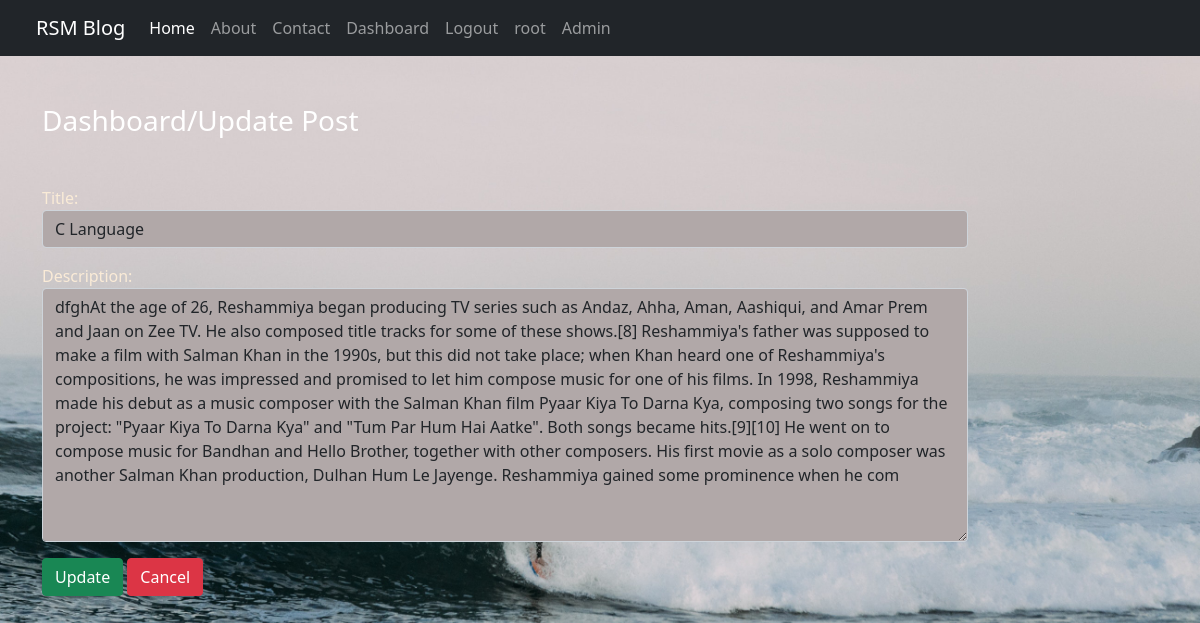
The page /updatepost/2/ (signed in) on the database its author committed.
### miniblog/models.py (models this page shows)
class Post(models.Model):
    title = models.CharField(max_length=150)
    desc = models.TextField()
    uname = models.CharField(max_length=150)
    time = models.DateTimeField(auto_now=True)

### miniblog/views.py (the view)
# urls.py: path('updatepost/<int:id>/',views.update_post,name="updatepost"),
def update_post(request,id):
    if request.user.is_authenticated:
        if request.method == 'POST':
            pi = Post.objects.get(pk=id)
            form = PostForm(request.POST, instance=pi)
            if form.is_valid():
                form.save()
                form =PostForm()
        else:
            pi = Post.objects.get(pk=id)
            form = PostForm(instance=pi)
        return render(request,'miniblog/updatepost.html',{'form':form})
    else:
        return redirect('/login/')

### miniblog/forms.py
class PostForm(forms.ModelForm):
    class Meta:
        model = Post
        fields = ['title','desc']
        labels ={'title':'Title','desc':'Description'}
        widgets = {'title':forms.TextInput(attrs={'class':'form-control'}),'desc':forms.Textarea(attrs={'class':'form-control'})}

### miniblog/templates/miniblog/updatepost.html (shortened to what this page needs)
{% extends 'miniblog/base.html' %}
{% load static %}
{% block content %}
<div class="col-sm-10">
    <h3 class="text-white my-5">Dashboard/Update Post</h3>
    <form action="" method="post">
        {{form.as_p}}
        <input type="submit" value="Update" class="btn btn-success">
        <a href="{% url 'dashboard' %}"  class="btn btn-danger">Cancel</a>
    </form>
</div>
{% endblock content %}

### miniblog/templates/miniblog/navbar.html (shortened to what this page needs)
<nav class="navbar navbar-expand-lg navbar-dark bg-dark">
  <div class="container-fluid">
    <a class="navbar-brand" href="#">RSM Blog</a>
    <div class="collapse navbar-collapse" id="navbarNav">
      <ul class="navbar-nav">
        <li class="nav-item">
          <a class="nav-link active" aria-current="page" href="/">Home</a>
        </li>
        <li class="nav-item">
          <a class="nav-link" href="{% url 'about' %}">About</a>
        </li>
        <li class="nav-item">
          <a class="nav-link" href="{% url 'Contact' %}">Contact</a>
        </li>
        {% if request.user.is_authenticated %}
       <li class="nav-item">
          <a class="nav-link" href="{% url 'dashboard' %}">Dashboard</a>
        </li>
          <li class="nav-item">
          <a class="nav-link" href="{% url 'logout' %}">Logout</a>
        </li>
          <li class="nav-item">
          <a class="nav-link" href="">{{user.username}}</a>
        </li>
          <li class="nav-item">
          <a class="nav-link" href="/admin/">Admin</a>
        </li>
        {% endif %}
      </ul>
    </div>
  </div>
</nav>

### miniblog/static/miniblog/css/style.css (style rules this page uses)
body { color: antiquewhite; }
.form-control { background-color:rgb(177, 168, 168); }

### rows shown on the page
Post: title "C Language", desc "dfghAt the age of 26, Reshammiya began producing TV series such as Andaz, Ahha, Aman, Aashiqui, and Amar Prem and Jaan on Zee TV. He also composed title tracks for some of these shows.[8] Reshammiya's father was supposed to make a film with Salman Khan in the 1990s, but this did not take place; when Khan heard one of Reshammiya's compositions, he was impressed and promised to let him compose music for one of his films. In 1998, Reshammiya made his debut as a music composer with the Salman Khan film Pyaar Kiya To Darna Kya, composing two songs for the project: \"Pyaar Kiya To Darna Kya\" and \"Tum Par Hum Hai Aatke\". Both songs became hits.[9][10] He went on to compose music for Bandhan and…"

### other values the page prints
{{ user.username }} "root"
